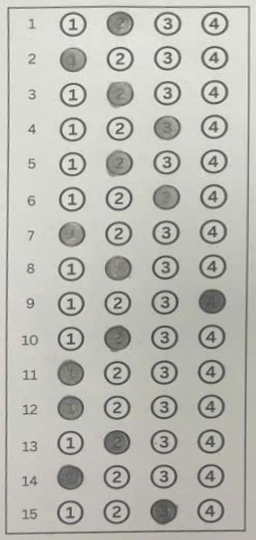
#> input picture crops/answer_1.png, 256 x 540 px, found by its file name
$ python omr.py
#> lines starting #> are read from the running program, lines starting #| are printed output that depends on the picture; after the words box and inside, x2 and y2 are one past the last pixel; in counts of white or black regions, pixels touching at a corner belong together
import cv2
import numpy as np

def order_points(pts):
    rect = np.zeros((4, 2), dtype="float32")
    s = pts.sum(axis=1)
    rect[0] = pts[np.argmin(s)]
    rect[2] = pts[np.argmax(s)]
    diff = np.diff(pts, axis=1)
    rect[1] = pts[np.argmin(diff)]
    rect[3] = pts[np.argmax(diff)]
    return rect

def four_point_transform(image, pts):
    rect = order_points(pts)
    (tl, tr, br, bl) = rect
    widthA = np.sqrt(((br[0] - bl[0]) ** 2) + ((br[1] - bl[1]) ** 2))
    widthB = np.sqrt(((tr[0] - tl[0]) ** 2) + ((tr[1] - tl[1]) ** 2))
    maxWidth = max(int(widthA), int(widthB))
    heightA = np.sqrt(((tr[0] - br[0]) ** 2) + ((tr[1] - br[1]) ** 2))
    heightB = np.sqrt(((tl[0] - bl[0]) ** 2) + ((tl[1] - bl[1]) ** 2))
    maxHeight = max(int(heightA), int(heightB))
    dst = np.array([
        [0, 0],
        [maxWidth - 1, 0],
        [maxWidth - 1, maxHeight - 1],
        [0, maxHeight - 1]], dtype="float32")
    M = cv2.getPerspectiveTransform(rect, dst)
    warped = cv2.warpPerspective(image, M, (maxWidth, maxHeight))
    return warped

def process_omr(image_path):
    print(f"\nProcessing {image_path}...")
    image = cv2.imread(image_path)
    if image is None:
        print("Could not read image.")
        return

    gray = cv2.cvtColor(image, cv2.COLOR_BGR2GRAY)
    blurred = cv2.GaussianBlur(gray, (5, 5), 0)
    edged = cv2.Canny(blurred, 75, 200)

    contours, _ = cv2.findContours(edged.copy(), cv2.RETR_EXTERNAL, cv2.CHAIN_APPROX_SIMPLE)
    if not contours:
        print("No contours found.")
        return

    contours = sorted(contours, key=cv2.contourArea, reverse=True)
    docCnt = None

    for c in contours:
        peri = cv2.arcLength(c, True)
        approx = cv2.approxPolyDP(c, 0.02 * peri, True)

        if len(approx) == 4:
            docCnt = approx
            break

    if docCnt is None:
        print("Could not find a 4-point bounding box. Using bounding rect of largest contour.")
        x, y, w, h = cv2.boundingRect(contours[0])
        docCnt = np.array([[[x, y]], [[x+w, y]], [[x+w, y+h]], [[x, y+h]]])

    # Perspective Transform
    warped_color = four_point_transform(image, docCnt.reshape(4, 2))
    warped = four_point_transform(gray, docCnt.reshape(4, 2))

    # Preprocessing (Binarization)
    thresh = cv2.threshold(warped, 0, 255, cv2.THRESH_BINARY_INV | cv2.THRESH_OTSU)[1]

    cv2.imwrite(image_path.replace(".png", "_thresh.png"), thresh)

    # Find Contours
    cnts, _ = cv2.findContours(thresh.copy(), cv2.RETR_EXTERNAL, cv2.CHAIN_APPROX_SIMPLE)

    questionCnts = []

    output = warped_color.copy()

    import statistics
    for c in cnts:
        (x, y, w, h) = cv2.boundingRect(c)
        ar = w / float(h)
        # Filter bubbles by shape and size
        if 13 <= w <= 45 and 13 <= h <= 45 and 0.7 <= ar <= 1.3:
            questionCnts.append(c)
            cv2.rectangle(output, (x, y), (x+w, y+h), (0, 255, 0), 2)

    cv2.imwrite(image_path.replace(".png", "_debug.png"), output)
    print(f"Found {len(questionCnts)} potential bubbles.")

    if not questionCnts:
        return

    # Sort bubbles from top to bottom
    questionCnts = sorted(questionCnts, key=lambda c: cv2.boundingRect(c)[1])

    # We should cluster Y coordinates to find rows
    # A simple hierarchical clustering logic:
    rows = []
    current_row = [questionCnts[0]]
    # use the median height as heuristic
    h_heur = statistics.median([cv2.boundingRect(c)[3] for c in questionCnts])

    for c in questionCnts[1:]:
        y = cv2.boundingRect(c)[1]
        last_y = cv2.boundingRect(current_row[-1])[1]
        # if the y distance is small, add to current row
        if abs(y - last_y) < h_heur * 0.8:
            current_row.append(c)
        else:
            rows.append(current_row)
            current_row = [c]
    rows.append(current_row)

    print(f"Detected {len(rows)} rows.")

    answers = []
    # Sort column
    for i, row in enumerate(rows):
        row = sorted(row, key=lambda c: cv2.boundingRect(c)[0])

        bubbled = None
        max_pixels = -1

        for j, c in enumerate(row):
            mask = np.zeros(thresh.shape, dtype="uint8")
            cv2.drawContours(mask, [c], -1, 255, -1)

            mask = cv2.bitwise_and(thresh, thresh, mask=mask)
            total = cv2.countNonZero(mask)

            if total > max_pixels:
                max_pixels = total
                bubbled = j

        choices = ['A', 'B', 'C', 'D', 'E']
        choice = choices[bubbled] if bubbled is not None and bubbled < len(choices) else '?'

        # We can draw the bubbled choice in red
        if bubbled is not None and bubbled < len(row):
            bc = row[bubbled]
            (bx, by, bw, bh) = cv2.boundingRect(bc)
            cv2.circle(output, (bx + bw//2, by + bh//2), bw//2, (0, 0, 255), 2)
            cv2.putText(output, f"{i+1}{choice}", (bx - 30, by + bh//2), cv2.FONT_HERSHEY_SIMPLEX, 0.6, (255, 0, 0), 2)

        print(f"Question {i + 1} (len {len(row)}): Choice {choice}")
        answers.append(choice)

    cv2.imwrite(image_path.replace(".png", "_result.png"), output)

if __name__ == "__main__":
    for f in ["answer_1.png", "answer_2.png", "answer_3.png"]:
        process_omr(f"d:/OCR/crops/{f}")
#> in process_omr, image is the input picture: shape (540, 256, 3); mean B, G, R 181.6, 187.6, 187.8
#> in process_omr, `blurred = cv2.GaussianBlur(gray, (5, 5), 0)`:
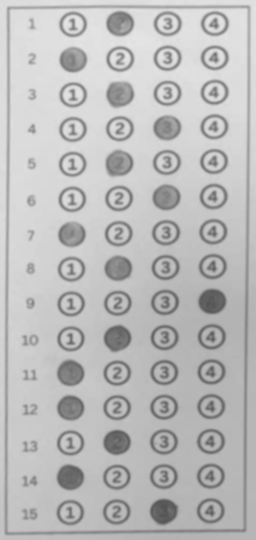
#> blurred: shape (540, 256); min 83, max 230, mean 187
#> in process_omr, `edged = cv2.Canny(blurred, 75, 200)`:
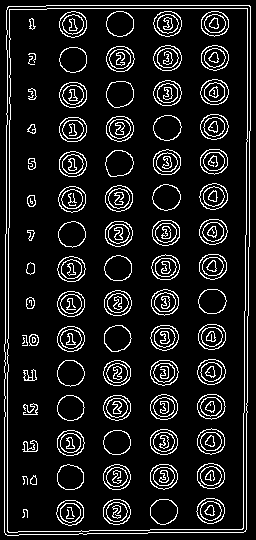
#> edged: shape (540, 256); 10.8% white in thin lines or dots
#> in process_omr, `contours, _ = cv2.findContours(edged.copy(), cv2.RETR_EXTERNAL, cv2.CH..`: contours = 1 contour; box (x1, y1, x2, y2) and area: (4, 5, 251, 536) 128126
#> the loop in process_omr, `for c in contours:` made 1 pass
#> (peri, docCnt) on pass 1: (1551.2, [[8, 6], [4, 532], [243, 532], [250, 6]])
#> in order_points, `s = pts.sum(axis=1)`: s = [14, 536, 775, 256]
#> in order_points, `diff = np.diff(pts, axis=1)`: diff = [-2, 528, 289, -244]
#> in four_point_transform, `rect = order_points(pts)`: rect = [[8, 6], [250, 6], [243, 532], [4, 532]]
#> in four_point_transform, `(tl, tr, br, bl) = rect`: tl = [8, 6]; tr = [250, 6]; br = [243, 532]; bl = [4, 532]
#> in four_point_transform, `widthA = np.sqrt(((br[0] - bl[0]) ** 2) + ((br[1] - bl[1]) ** 2))`: widthA = 239
#> in four_point_transform, `widthB = np.sqrt(((tr[0] - tl[0]) ** 2) + ((tr[1] - tl[1]) ** 2))`: widthB = 242
#> in four_point_transform, `heightA = np.sqrt(((tr[0] - br[0]) ** 2) + ((tr[1] - br[1]) ** 2))`: heightA = 526
#> in four_point_transform, `dst = np.array([ [0, 0], [maxWidth - 1, 0], [maxWidth - 1, maxHeight -..`: dst = [[0, 0], [241, 0], [241, 525], [0, 525]]
#> in four_point_transform, `M = cv2.getPerspectiveTransform(rect, dst)`: M = [[0.996, 0.00757, -8.01], [-3.55e-18, 0.986, -5.91], [2.92e-19, -2.36e-05, 1]]
#> in four_point_transform, `warped = cv2.warpPerspective(image, M, (maxWidth, maxHeight))`:
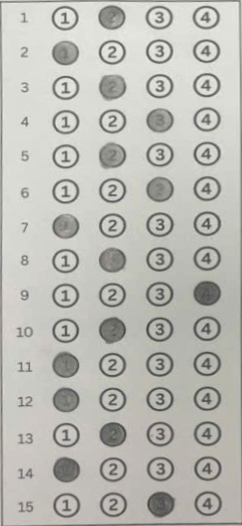
#> warped: shape (526, 242, 3); mean B, G, R 180.6, 186.6, 186.7
#> in process_omr, `thresh = cv2.threshold(warped, 0, 255, cv2.THRESH_BINARY_INV | cv2.THR..`:
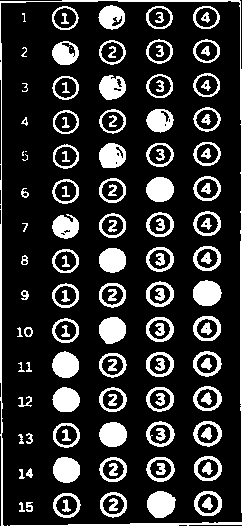
#> thresh: shape (526, 242); 19% white; 131 white regions (6 under 20 px)
#> in process_omr, `cnts, _ = cv2.findContours(thresh.copy(), cv2.RETR_EXTERNAL, cv2.CHAIN..`: cnts = 85 contours, 14 with area under 20; largest, box (x1, y1, x2, y2) and area: (0, 0, 242, 526) 732, (147, 491, 176, 518) 560, (193, 280, 222, 306) 548, (193, 421, 222, 447) 542, (193, 316, 221, 341) 538
#> the loop in process_omr, `for c in cnts:` made 85 passes
#> (x, y, w, h, ar) on passes 1 to 12: (7, 525, 1, 1, 1), (10, 522, 232, 4, 58), (26, 502, 7, 10, 0.7), (19, 502, 6, 10, 0.6), (53, 493, 28, 25, 1.12), (100, 492, 27, 26, 1.04), (194, 491, 28, 25, 1.12), (147, 491, 29, 27, 1.07), (19, 469, 6, 10, 0.6), (26, 468, 7, 10, 0.7), (146, 457, 29, 25, 1.16), (99, 457, 28, 25, 1.12)
#> (c, x, y, w, h, ar) on pass 59: ([[25, 151], [26, 151]], 25, 151, 2, 1, 2)
#> after the loop in process_omr, `for c in cnts:`:
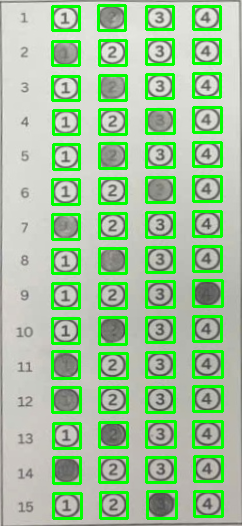
#> output: shape (526, 242, 3); 14.67% of pixels changed, all inside (x1, y1, x2, y2) = (51, 4, 224, 520)
#> after the loop in process_omr, `for c in cnts:`: questionCnts = 60 contours; largest, box (x1, y1, x2, y2) and area: (147, 491, 176, 518) 560, (193, 280, 222, 306) 548, (193, 421, 222, 447) 542, (193, 316, 221, 341) 538, (194, 491, 222, 516) 538
#| Found 60 potential bubbles.
#> in process_omr, `current_row = [questionCnts[0]]`: current_row = 1 contour; box (x1, y1, x2, y2) and area: (98, 5, 125, 30) 473
#> in process_omr, `h_heur = statistics.median([cv2.boundingRect(c)[3] for c in questionCn..`: h_heur = 25
#> the loop in process_omr, `for c in questionCnts[1:]:` made 59 passes
#> (y, last_y) on passes 1 to 12: (6, 5), (6, 6), (6, 6), (39, 6), (39, 39), (40, 39), (41, 40), (73, 41), (74, 73), (75, 74), (76, 75), (107, 76)
#> after the loop in process_omr, `for c in questionCnts[1:]:`: rows = 14 items
#| Detected 15 rows.
#> the loop in process_omr, `for i, row in enumerate(rows):` made 15 passes
#> (choice, bx, by, bw, bh) on passes 1 to 12: ('B', 98, 5, 27, 25), ('A', 52, 41, 27, 24), ('B', 99, 75, 27, 25), ('C', 146, 109, 28, 24), ('B', 99, 143, 27, 25), ('C', 146, 177, 28, 25), ('A', 52, 214, 27, 25), ('B', 99, 248, 27, 25), ('D', 193, 280, 29, 26), ('B', 99, 317, 27, 27), ('A', 52, 351, 27, 27), ('A', 52, 387, 28, 25)
#| Question 1 (len 4): Choice B
#| Question 2 (len 4): Choice A
#| Question 3 (len 4): Choice B
#| Question 4 (len 4): Choice C
#| Question 5 (len 4): Choice B
#| Question 6 (len 4): Choice C
#| Question 7 (len 4): Choice A
#| Question 8 (len 4): Choice B
#> (further printed lines are left out)
#> after the loop in process_omr, `for i, row in enumerate(rows):`:
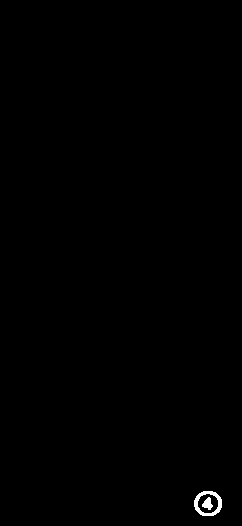
#> mask: shape (526, 242); 0.28% white; 2 white regions, box (x1, y1, x2, y2) and area: (194, 491, 222, 516) 273, (202, 497, 213, 510) 85
#> after the loop in process_omr, `for i, row in enumerate(rows):`:
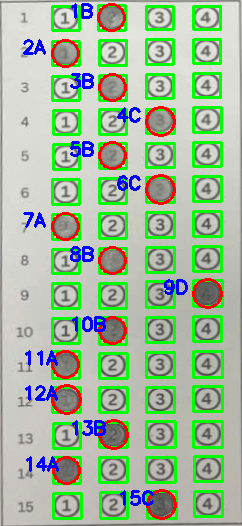
#> output: shape (526, 242, 3); 5.43% of pixels changed, all inside (x1, y1, x2, y2) = (23, 3, 223, 520)
#> after the loop in process_omr, `for i, row in enumerate(rows):`: answers = ['B', 'A', 'B', 'C', 'B', 'C', 'A', 'B', 'D', 'B', 'A', 'A', 'B', 'A', 'C']
#> pass 2 of the loop `for f in ["answer_1.png", "answer_2.png", "answer_3.png"]:`:
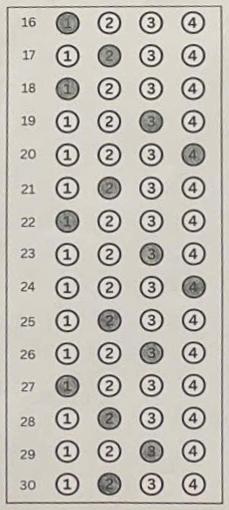
#> input picture crops/answer_2.png, 229 x 510 px, found by its file name
#> in process_omr, image is the input picture: shape (510, 229, 3); mean B, G, R 183.7, 191.8, 195.9
#> gray: shape (510, 229)
#> blurred: shape (510, 229)
#> in process_omr (call 2), `edged = cv2.Canny(blurred, 75, 200)`:
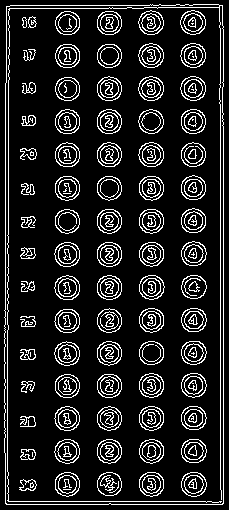
#> edged: shape (510, 229); 13.1% white in thin lines or dots
#> contours = 1 contour; box (x1, y1, x2, y2) and area: (4, 4, 224, 505) 108780
#> the loop in process_omr (call 2), `for c in contours:` made 1 pass
#> (peri, docCnt) on pass 1: (1455.9, [[222, 5], [6, 6], [6, 504], [223, 503]])
#> warped: shape (498, 217, 3)
#> warped: shape (498, 217)
#> in process_omr (call 2), `thresh = cv2.threshold(warped, 0, 255, cv2.THRESH_BINARY_INV | cv2.THR..`:
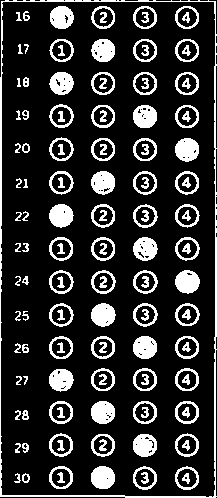
#> thresh: shape (498, 217); 18.9% white; 136 white regions
#> cnts = 1 contour; box (x1, y1, x2, y2) and area: (0, 0, 217, 498) 106685
#> the loop in process_omr (call 2), `for c in cnts:` made 1 pass
#| Found 0 potential bubbles.
#> pass 3 of the loop `for f in ["answer_1.png", "answer_2.png", "answer_3.png"]:`:
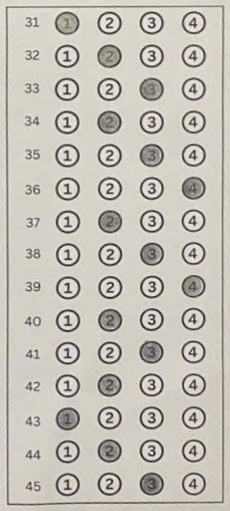
#> input picture crops/answer_3.png, 230 x 511 px, found by its file name
#> in process_omr, image is the input picture: shape (511, 230, 3); mean B, G, R 182.9, 191.6, 195.9
#> gray: shape (511, 230)
#> blurred: shape (511, 230)
#> in process_omr (call 3), `edged = cv2.Canny(blurred, 75, 200)`:
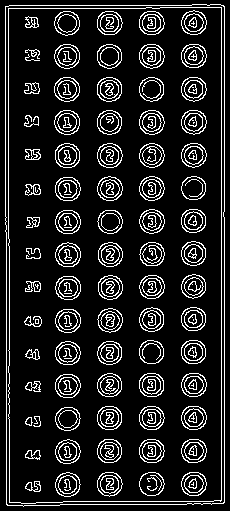
#> edged: shape (511, 230); 13% white in thin lines or dots
#> the loop in process_omr (call 3), `for c in contours:` made 1 pass
#> warped: shape (499, 218, 3)
#> warped: shape (499, 218)
#> in process_omr (call 3), `thresh = cv2.threshold(warped, 0, 255, cv2.THRESH_BINARY_INV | cv2.THR..`:
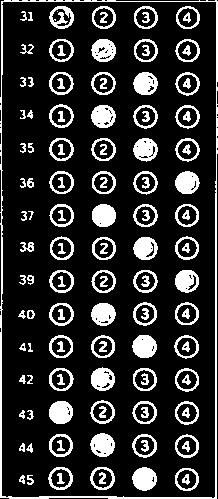
#> thresh: shape (499, 218); 18.7% white; 135 white regions (1 under 20 px), largest, box (x1, y1, x2, y2) and area: (0, 0, 218, 499) 2558, (132, 467, 157, 491) 454, (132, 335, 157, 358) 450
#> the loop in process_omr (call 3), `for c in cnts:` made 1 pass
#| Found 0 potential bubbles.
